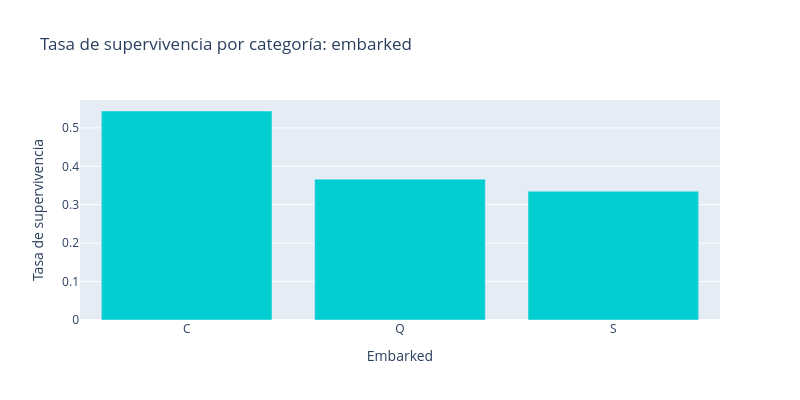

Write notebook code for a chart like this one.
### Code cell
graficar_supervivencia_por_categoria(
    X_train,
    y_train,
    'embarked'
)

### Figure 1 — Plotly figure (JSON) as saved in the notebook; plotly's stock layout.template omitted (floating-point values rounded to 4 significant figures)
{"data": [{"hovertemplate": "Embarked=%{x}<br>Tasa de supervivencia=%{y}<extra></extra>", "legendgroup": "", "marker": {"color": "darkturquoise", "pattern": {"shape": ""}}, "name": "", "orientation": "v", "showlegend": false, "textposition": "auto", "type": "bar", "x": ["C", "Q", "S"], "xaxis": "x", "y": [0.544, 0.3667, 0.3352], "yaxis": "y"}], "layout": {"barmode": "relative", "height": 400, "legend": {"tracegroupgap": 0}, "title": {"text": "Tasa de supervivencia por categoría: embarked"}, "width": 800, "xaxis": {"anchor": "y", "domain": [0.0, 1.0], "title": {"text": "Embarked"}}, "yaxis": {"anchor": "x", "domain": [0.0, 1.0], "title": {"text": "Tasa de supervivencia"}}}}
